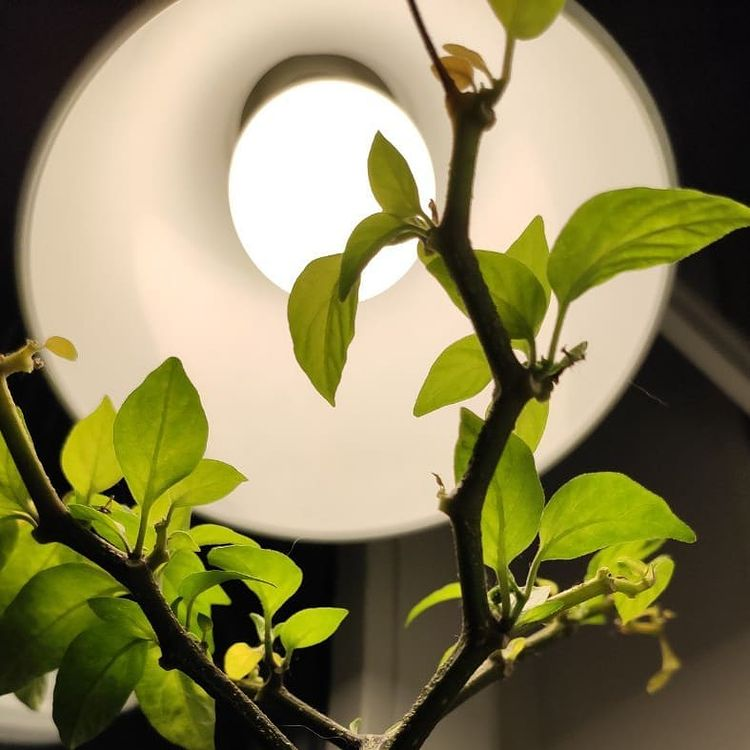
#> input picture img2.jpg, 750 x 750 px
$ python filter.py
#> lines starting #> are read from the running program, lines starting #| are printed output that depends on the picture
from line_profiler_pycharm import profile
from PIL import Image
import numpy as np

img = Image.open(input("Введите имя исходного изображения: "))
#> the answer given: img2.jpg
#> img is the input picture: PIL image 750x750 RGB; mean R, G, B 136.4, 129.4, 87.9
mosaicSize = int(input("Введите размер мозаики: "))
#> the answer given: 100
input_grayscale = int(input("Введите желаемую градацию серого: "))
#> the answer given: 3


@profile
def get_mosaic_img(image, mosaic_size, grayscale):
    """
    Возвращает мозаичную серую картинку из исходной по заданным параметрам
    :param image: исходная картинка
    :param mosaic_size:  размер мозайки
    :param grayscale: градация серого
    :return: картинка в мозаичном виде в градациях серого
    """
#> called with mosaic_size = 100, grayscale = 3
    arr = np.array(image)
    height, width = len(arr), len(arr[1])
#> height = 750; width = 750
    for i in range(0, height, mosaic_size):
        for j in range(0, width, mosaic_size):
            rgb_grey = arr[i:i + mosaic_size, j:j + mosaic_size].sum() // 100 // 3 // grayscale * grayscale
            arr[i:i + mosaic_size, j:j + mosaic_size] = rgb_grey
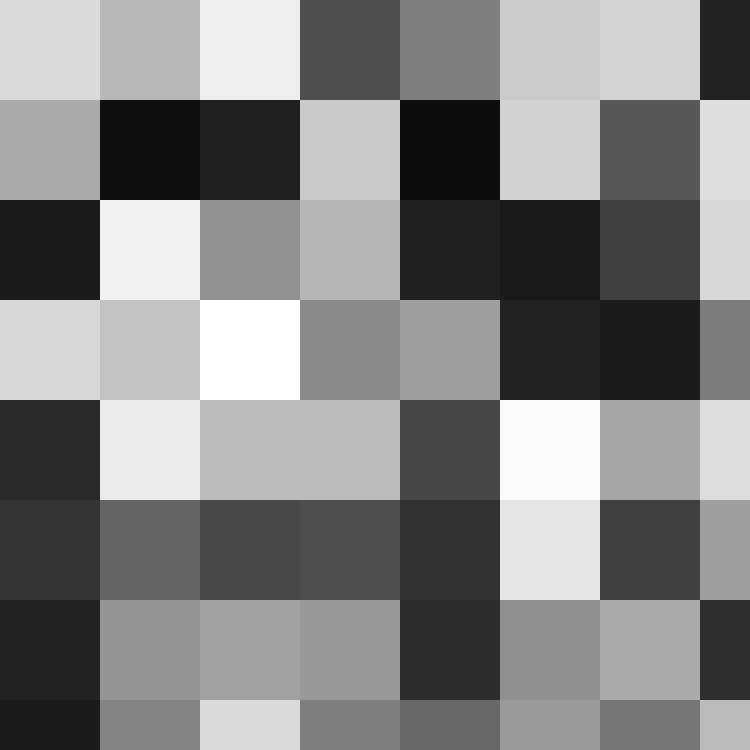
#> arr: shape (750, 750, 3); min 13, max 255, mean 130.9
    return Image.fromarray(arr)


get_mosaic_img(img, mosaicSize, input_grayscale).save(input("Введите имя результирующего изображения: "))
#> the answer given: out.png
help(get_mosaic_img)
